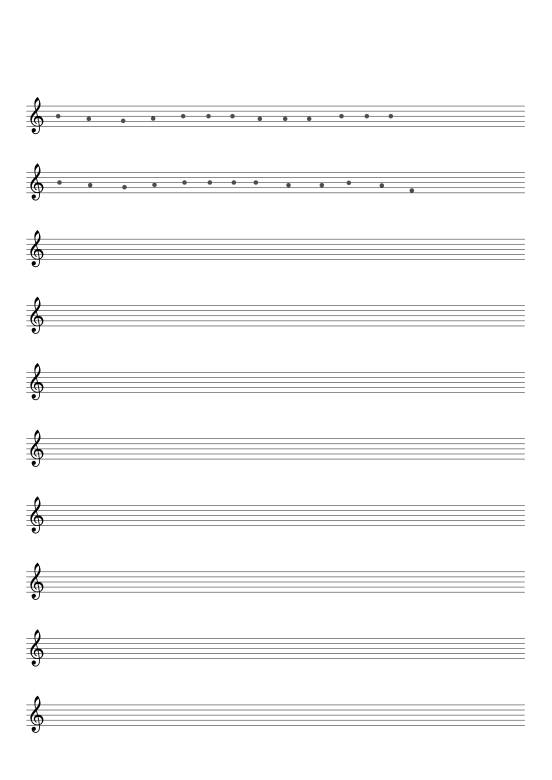
#> input picture songs/marryhadalamb_complex.png, 1654 x 2339 px (shown at 1/3 size)
$ python advanceSheetReader.py
#> lines starting #> are read from the running program, lines starting #| are printed output that depends on the picture; after the words box and inside, x2 and y2 are one past the last pixel; in counts of white or black regions, pixels touching at a corner belong together
import numpy as np
import cv2
import serial
import time
from controller import *

D1 = [385, 392]
E1 = [377, 384]
F1 = [369, 376]
G1 = [361, 368]
A1 = [353, 360]
B1 = [345, 352]
C1 = [337, 344]
D2 = [329, 336]
E2 = [321, 328]
F2 = [313, 320]
G2 = [305, 312]

listOfAllLines = []

listOfLetters = []
listToSend = []

def sortOrder(e):
    return e

def getLetter(height):
    num = 0

    #Top line 2 - Top line 1 - 8
    barMeasureOffset = 199
    for x in range(10):
        if height >= G2[0] + (num * barMeasureOffset) and height < G2[1] + (num * barMeasureOffset):
            return "G{}".format(num)
        elif height >= F2[0] + (num * barMeasureOffset) and height <= F2[1] + (num * barMeasureOffset):
            return "F{}".format(num)
        elif height >= E2[0] + (num * barMeasureOffset) and height <= E2[1] + (num * barMeasureOffset):
            return "E{}".format(num)
        elif height >= D2[0] + (num * barMeasureOffset) and height <= D2[1] + (num * barMeasureOffset):
            return "D{}".format(num)
        elif height >= C1[0] + (num * barMeasureOffset) and height <= C1[1] + (num * barMeasureOffset):
            return "C{}".format(num)
        elif height >= B1[0] + (num * barMeasureOffset) and height <= B1[1] + (num * barMeasureOffset):
            return "B{}".format(num)
        elif height >= A1[0] + (num * barMeasureOffset) and height <= A1[1] + (num * barMeasureOffset):
            return "A{}".format(num)
        elif height >= G1[0] + (num * barMeasureOffset) and height <= G1[1] + (num * barMeasureOffset):
            return "G{}".format(num)
        elif height >= F1[0] + (num * barMeasureOffset) and height <= F1[1] + (num * barMeasureOffset):
            return "F{}".format(num)
        elif height >= E1[0] + (num * barMeasureOffset) and height <= E1[1] + (num * barMeasureOffset):
            return "E{}".format(num)
        elif height >= D1[0] + (num * barMeasureOffset) and height <= D1[1] + (num * barMeasureOffset):
            return "D{}".format(num)

        num += 1

    return "ERROR"

def findAndRemove(source, target, threshold):
    h, w = target.shape[:-1]

    res = cv2.matchTemplate(source, target, cv2.TM_CCOEFF_NORMED)
    loc = np.where(res >= threshold)
    for pt in zip(*loc[::-1]):  # Switch collumns and rows
        source = cv2.rectangle(source, pt, (pt[0] + w, pt[1] + h), (255, 255, 255), -1)

def notInList(lists, obj):
    for i in lists:
        if(i['locy'] == obj['locy']):
            if((i['locx']-obj['locx']) * (i['locx']-obj['locx']) >= 2):
                return False
    return True

def main():
    #img = cv2.imread('songs/yougotafriendinme.png')
    img = cv2.imread('songs/marryhadalamb_complex.png')
#> img is the input picture: shape (2339, 1654, 3); min 0, max 255, mean 247.4
    #img = cv2.imread('songs/random.png')

    trebleclef = cv2.imread('detection_images/trebleclef.png')
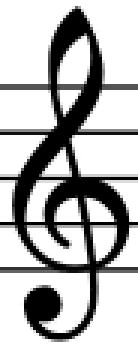
#> input picture detection_images/trebleclef.png, 46 x 118 px (shown 3 times larger)
#> trebleclef is the input picture: shape (118, 46, 3); min 0, max 255, mean 184.2
    quarterrest = cv2.imread('detection_images/quarter_rest.png')
    #ret,img = cap.read()
    listOfLetters = []
    listToSend = []

    findAndRemove(img, trebleclef, 0.8)
#> in findAndRemove, `res = cv2.matchTemplate(source, target, cv2.TM_CCOEFF_NORMED)`:
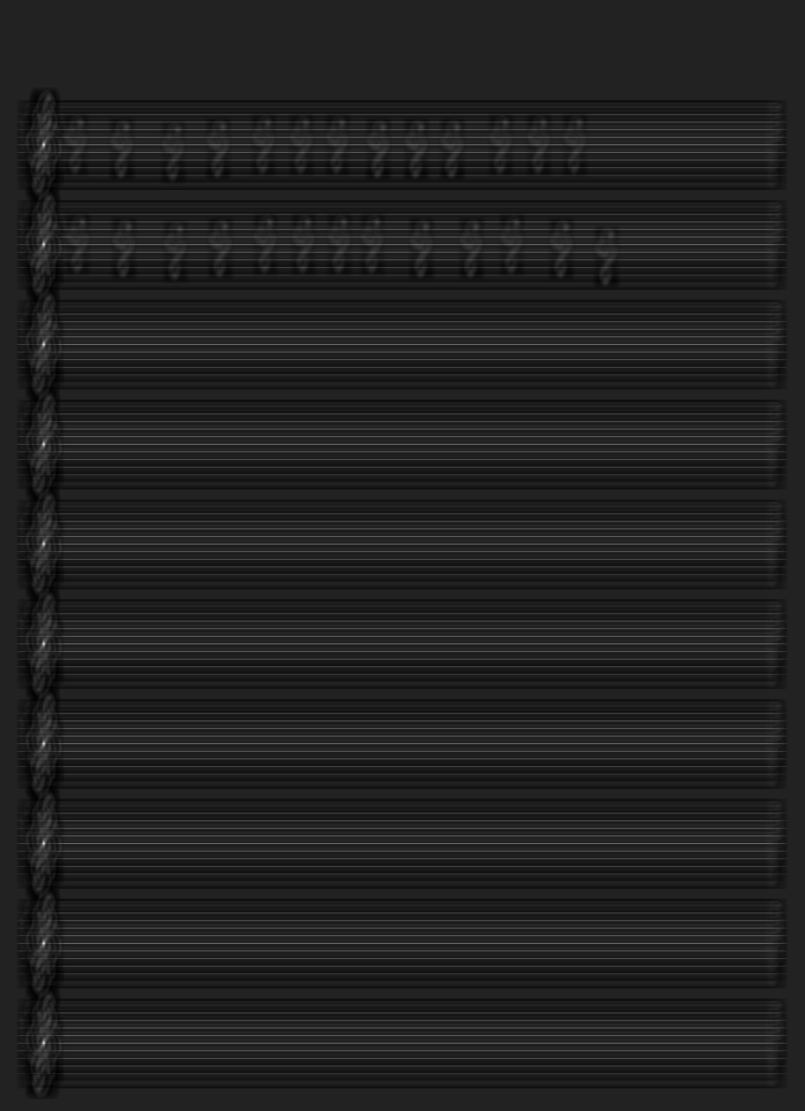
#> res: shape (2222, 1609) float32 (shown at 1/2 size); min -0.155, max 1, mean -0.0051; drawn with min black and max white
#> in findAndRemove, `loc = np.where(res >= threshold)`: loc = 46 positions, rows 288 to 2086, columns 86 to 88
#> the loop in findAndRemove, `for pt in zip(*loc[::-1]):` made 46 passes
#> pt on passes 1 to 12: (87, 288), (86, 289), (87, 289), (88, 289), (87, 290), (87, 488), (86, 489), (87, 489), (88, 489), (86, 688), (87, 688), (88, 688)
#> pass 1, in findAndRemove, `source = cv2.rectangle(source, pt, (pt[0] + w, pt[1] + h), (255, 255, ..`:
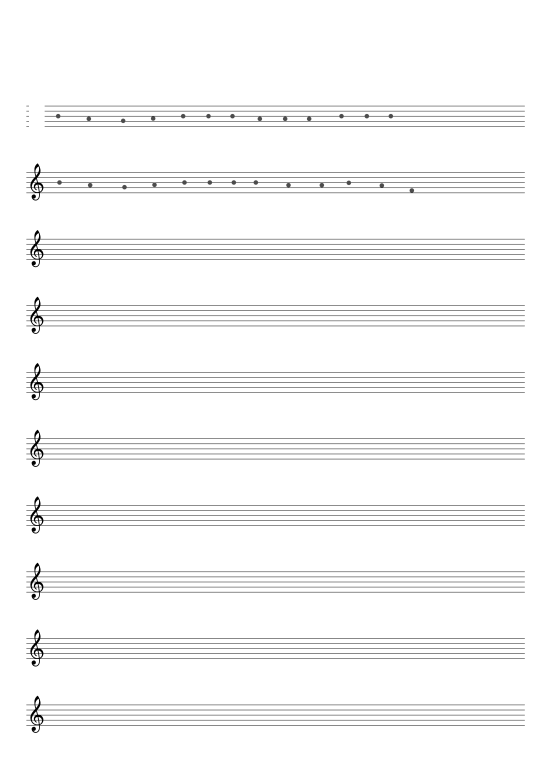
#> source: shape (2339, 1654, 3) (shown at 1/3 size); 0.05% of pixels changed, all inside (x1, y1, x2, y2) = (87, 291, 134, 403)
#> after the loop in findAndRemove, `for pt in zip(*loc[::-1]):`:
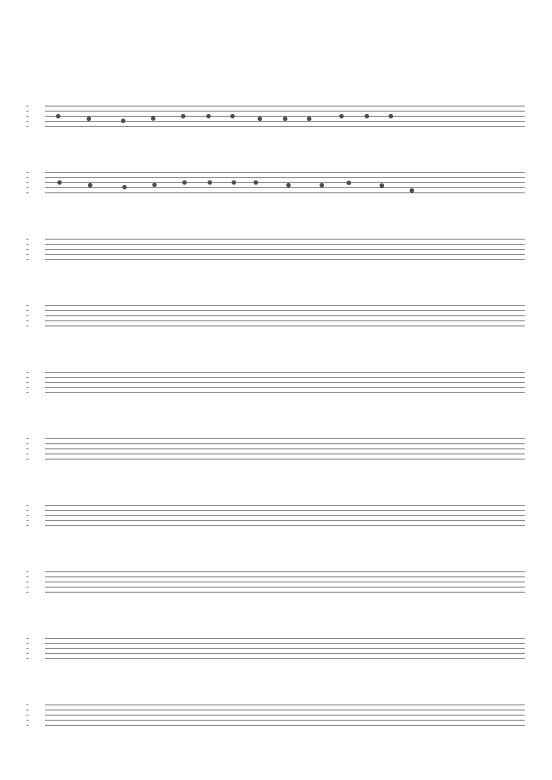
#> source: shape (2339, 1654, 3) (shown at 1/3 size); min 0, max 255, mean 248.4

    # [7 lines of commented-out code are left out]
#> (the run stopped early here; a loop or call above may not have finished)
